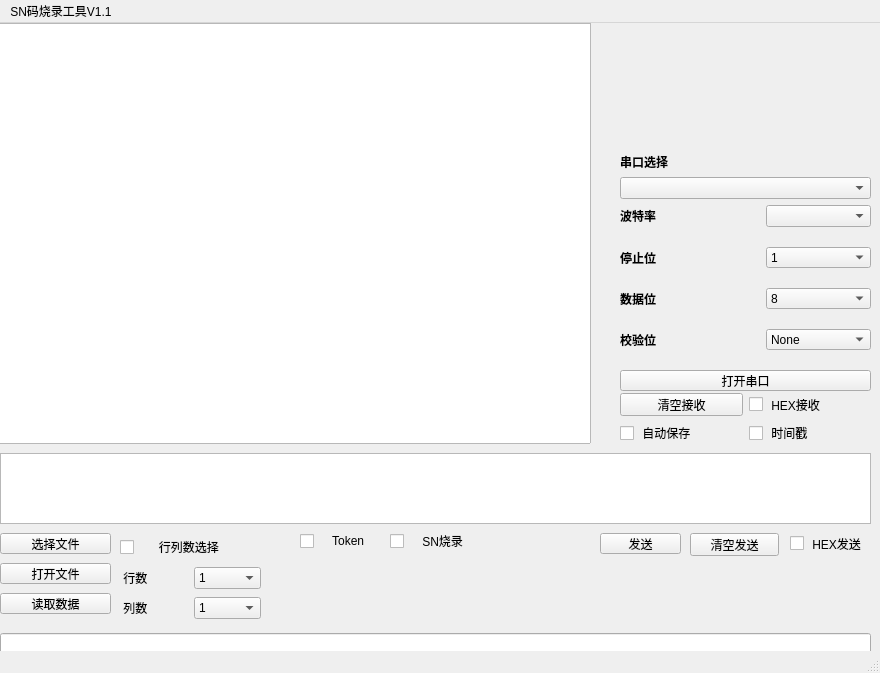
<?xml version="1.0" encoding="UTF-8"?>
<ui version="4.0">
 <class>MainWindow</class>
 <widget class="QMainWindow" name="MainWindow">
  <property name="geometry">
   <rect>
    <x>0</x>
    <y>0</y>
    <width>880</width>
    <height>673</height>
   </rect>
  </property>
  <property name="windowTitle">
   <string>MainWindow</string>
  </property>
  <property name="styleSheet">
   <string notr="true"/>
  </property>
  <widget class="QWidget" name="centralwidget">
   <property name="styleSheet">
    <string notr="true"/>
   </property>
   <widget class="QPlainTextEdit" name="Recv_line_edit">
    <property name="geometry">
     <rect>
      <x>-20</x>
      <y>0</y>
      <width>611</width>
      <height>421</height>
     </rect>
    </property>
    <property name="readOnly">
     <bool>true</bool>
    </property>
   </widget>
   <widget class="QTextEdit" name="Send_line_edit">
    <property name="geometry">
     <rect>
      <x>0</x>
      <y>430</y>
      <width>871</width>
      <height>71</height>
     </rect>
    </property>
   </widget>
   <widget class="QLineEdit" name="select_file_path_lineEdit">
    <property name="geometry">
     <rect>
      <x>0</x>
      <y>610</y>
      <width>871</width>
      <height>21</height>
     </rect>
    </property>
   </widget>
   <widget class="QPushButton" name="select_file_Button">
    <property name="geometry">
     <rect>
      <x>0</x>
      <y>510</y>
      <width>111</width>
      <height>21</height>
     </rect>
    </property>
    <property name="text">
     <string>选择文件</string>
    </property>
   </widget>
   <widget class="QPushButton" name="read_data_Button">
    <property name="geometry">
     <rect>
      <x>0</x>
      <y>570</y>
      <width>111</width>
      <height>21</height>
     </rect>
    </property>
    <property name="text">
     <string>读取数据</string>
    </property>
   </widget>
   <widget class="QLabel" name="display_label">
    <property name="geometry">
     <rect>
      <x>290</x>
      <y>540</y>
      <width>281</width>
      <height>51</height>
     </rect>
    </property>
    <property name="text">
     <string/>
    </property>
   </widget>
   <widget class="QLabel" name="mesg_label">
    <property name="geometry">
     <rect>
      <x>620</x>
      <y>540</y>
      <width>241</width>
      <height>51</height>
     </rect>
    </property>
    <property name="font">
     <font>
      <family>Times New Roman</family>
      <pointsize>12</pointsize>
      <bold>true</bold>
      <hintingpreference>PreferNoHinting</hintingpreference>
     </font>
    </property>
    <property name="text">
     <string/>
    </property>
   </widget>
   <widget class="QWidget" name="layoutWidget">
    <property name="geometry">
     <rect>
      <x>620</x>
      <y>130</y>
      <width>251</width>
      <height>238</height>
     </rect>
    </property>
    <layout class="QVBoxLayout" name="verticalLayout">
     <item>
      <widget class="QLabel" name="label_5">
       <property name="font">
        <font>
         <family>Times New Roman</family>
         <bold>true</bold>
        </font>
       </property>
       <property name="text">
        <string>串口选择</string>
       </property>
      </widget>
     </item>
     <item>
      <widget class="QComboBox" name="Cbox_port">
       <item>
        <property name="text">
         <string/>
        </property>
       </item>
      </widget>
     </item>
     <item>
      <layout class="QGridLayout" name="gridLayout">
       <property name="horizontalSpacing">
        <number>40</number>
       </property>
       <property name="verticalSpacing">
        <number>20</number>
       </property>
       <item row="0" column="0">
        <widget class="QLabel" name="label">
         <property name="font">
          <font>
           <family>Times New Roman</family>
           <bold>true</bold>
          </font>
         </property>
         <property name="text">
          <string>波特率</string>
         </property>
        </widget>
       </item>
       <item row="0" column="1">
        <widget class="QComboBox" name="Cbox_boudrate">
         <property name="currentText">
          <string/>
         </property>
         <item>
          <property name="text">
           <string/>
          </property>
         </item>
         <item>
          <property name="text">
           <string>4800</string>
          </property>
         </item>
         <item>
          <property name="text">
           <string>9600</string>
          </property>
         </item>
         <item>
          <property name="text">
           <string>115200</string>
          </property>
         </item>
        </widget>
       </item>
       <item row="1" column="0">
        <widget class="QLabel" name="label_2">
         <property name="font">
          <font>
           <family>Times New Roman</family>
           <bold>true</bold>
          </font>
         </property>
         <property name="text">
          <string>停止位</string>
         </property>
        </widget>
       </item>
       <item row="1" column="1">
        <widget class="QComboBox" name="Cbox_stopbit">
         <item>
          <property name="text">
           <string>1</string>
          </property>
         </item>
         <item>
          <property name="text">
           <string>1.5</string>
          </property>
         </item>
         <item>
          <property name="text">
           <string>2</string>
          </property>
         </item>
        </widget>
       </item>
       <item row="2" column="0">
        <widget class="QLabel" name="label_3">
         <property name="font">
          <font>
           <family>Times New Roman</family>
           <bold>true</bold>
          </font>
         </property>
         <property name="text">
          <string>数据位</string>
         </property>
        </widget>
       </item>
       <item row="2" column="1">
        <widget class="QComboBox" name="Cbox_databit">
         <item>
          <property name="text">
           <string>8</string>
          </property>
         </item>
         <item>
          <property name="text">
           <string>7</string>
          </property>
         </item>
         <item>
          <property name="text">
           <string>6</string>
          </property>
         </item>
         <item>
          <property name="text">
           <string>5</string>
          </property>
         </item>
        </widget>
       </item>
       <item row="3" column="0">
        <widget class="QLabel" name="label_4">
         <property name="font">
          <font>
           <family>Times New Roman</family>
           <bold>true</bold>
          </font>
         </property>
         <property name="text">
          <string>校验位</string>
         </property>
        </widget>
       </item>
       <item row="3" column="1">
        <widget class="QComboBox" name="Cbox_parity">
         <item>
          <property name="text">
           <string>None</string>
          </property>
         </item>
        </widget>
       </item>
       <item row="4" column="0" colspan="2">
        <widget class="QPushButton" name="open_Button">
         <property name="enabled">
          <bool>true</bool>
         </property>
         <property name="font">
          <font>
           <bold>false</bold>
          </font>
         </property>
         <property name="text">
          <string>打开串口</string>
         </property>
        </widget>
       </item>
      </layout>
     </item>
    </layout>
   </widget>
   <widget class="QLabel" name="logo_display_label">
    <property name="geometry">
     <rect>
      <x>610</x>
      <y>10</y>
      <width>261</width>
      <height>101</height>
     </rect>
    </property>
    <property name="text">
     <string/>
    </property>
   </widget>
   <widget class="QCheckBox" name="select_sn_Box">
    <property name="geometry">
     <rect>
      <x>390</x>
      <y>510</y>
      <width>121</width>
      <height>16</height>
     </rect>
    </property>
    <property name="tabletTracking">
     <bool>false</bool>
    </property>
    <property name="autoFillBackground">
     <bool>false</bool>
    </property>
    <property name="text">
     <string>    SN烧录</string>
    </property>
    <property name="checkable">
     <bool>true</bool>
    </property>
   </widget>
   <widget class="QCheckBox" name="select_token_Box">
    <property name="geometry">
     <rect>
      <x>300</x>
      <y>510</y>
      <width>121</width>
      <height>16</height>
     </rect>
    </property>
    <property name="tabletTracking">
     <bool>false</bool>
    </property>
    <property name="autoFillBackground">
     <bool>false</bool>
    </property>
    <property name="text">
     <string>    Token</string>
    </property>
    <property name="checkable">
     <bool>true</bool>
    </property>
   </widget>
   <widget class="QCheckBox" name="hex_send_Box">
    <property name="geometry">
     <rect>
      <x>790</x>
      <y>510</y>
      <width>81</width>
      <height>21</height>
     </rect>
    </property>
    <property name="text">
     <string> HEX发送</string>
    </property>
    <property name="checkable">
     <bool>true</bool>
    </property>
    <property name="checked">
     <bool>false</bool>
    </property>
    <property name="tristate">
     <bool>false</bool>
    </property>
   </widget>
   <widget class="QPushButton" name="Clear_send_edit">
    <property name="geometry">
     <rect>
      <x>690</x>
      <y>510</y>
      <width>89</width>
      <height>23</height>
     </rect>
    </property>
    <property name="text">
     <string>清空发送</string>
    </property>
   </widget>
   <widget class="QPushButton" name="Send_button">
    <property name="geometry">
     <rect>
      <x>600</x>
      <y>510</y>
      <width>81</width>
      <height>21</height>
     </rect>
    </property>
    <property name="text">
     <string>发送</string>
    </property>
   </widget>
   <widget class="QPushButton" name="open_file_Button">
    <property name="geometry">
     <rect>
      <x>0</x>
      <y>540</y>
      <width>111</width>
      <height>21</height>
     </rect>
    </property>
    <property name="text">
     <string>打开文件</string>
    </property>
   </widget>
   <widget class="QWidget" name="layoutWidget">
    <property name="geometry">
     <rect>
      <x>620</x>
      <y>370</y>
      <width>251</width>
      <height>51</height>
     </rect>
    </property>
    <layout class="QGridLayout" name="gridLayout_2">
     <item row="0" column="0">
      <widget class="QPushButton" name="Clear_recv_edit">
       <property name="text">
        <string>清空接收</string>
       </property>
      </widget>
     </item>
     <item row="0" column="1">
      <widget class="QCheckBox" name="hex_recv_Box">
       <property name="text">
        <string> HEX接收</string>
       </property>
      </widget>
     </item>
     <item row="1" column="0">
      <widget class="QCheckBox" name="save_data_Box">
       <property name="text">
        <string> 自动保存</string>
       </property>
      </widget>
     </item>
     <item row="1" column="1">
      <widget class="QCheckBox" name="time_Box">
       <property name="text">
        <string> 时间戳</string>
       </property>
      </widget>
     </item>
    </layout>
   </widget>
   <widget class="QWidget" name="layoutWidget">
    <property name="geometry">
     <rect>
      <x>120</x>
      <y>510</y>
      <width>141</width>
      <height>91</height>
     </rect>
    </property>
    <layout class="QGridLayout" name="gridLayout_3">
     <item row="2" column="0">
      <widget class="QLabel" name="label_7">
       <property name="text">
        <string> 列数</string>
       </property>
      </widget>
     </item>
     <item row="2" column="1">
      <widget class="QComboBox" name="Cbox_data_column">
       <property name="currentText">
        <string>1</string>
       </property>
       <item>
        <property name="text">
         <string>1</string>
        </property>
       </item>
       <item>
        <property name="text">
         <string>2</string>
        </property>
       </item>
       <item>
        <property name="text">
         <string>3</string>
        </property>
       </item>
       <item>
        <property name="text">
         <string>4</string>
        </property>
       </item>
       <item>
        <property name="text">
         <string>5</string>
        </property>
       </item>
       <item>
        <property name="text">
         <string>6</string>
        </property>
       </item>
       <item>
        <property name="text">
         <string>7</string>
        </property>
       </item>
       <item>
        <property name="text">
         <string>8</string>
        </property>
       </item>
       <item>
        <property name="text">
         <string>9</string>
        </property>
       </item>
       <item>
        <property name="text">
         <string>10</string>
        </property>
       </item>
       <item>
        <property name="text">
         <string>11</string>
        </property>
       </item>
       <item>
        <property name="text">
         <string>12</string>
        </property>
       </item>
       <item>
        <property name="text">
         <string>13</string>
        </property>
       </item>
       <item>
        <property name="text">
         <string>14</string>
        </property>
       </item>
       <item>
        <property name="text">
         <string>15</string>
        </property>
       </item>
      </widget>
     </item>
     <item row="1" column="0">
      <widget class="QLabel" name="label_6">
       <property name="text">
        <string> 行数</string>
       </property>
      </widget>
     </item>
     <item row="1" column="1">
      <widget class="QComboBox" name="Cbox_data_row">
       <property name="currentText">
        <string extracomment="Device Name">1</string>
       </property>
       <property name="currentIndex">
        <number>0</number>
       </property>
       <item>
        <property name="text">
         <string>1</string>
        </property>
       </item>
       <item>
        <property name="text">
         <string>2</string>
        </property>
       </item>
       <item>
        <property name="text">
         <string>3</string>
        </property>
       </item>
      </widget>
     </item>
     <item row="0" column="0" colspan="2">
      <widget class="QCheckBox" name="select_Box">
       <property name="tabletTracking">
        <bool>false</bool>
       </property>
       <property name="autoFillBackground">
        <bool>false</bool>
       </property>
       <property name="text">
        <string>      行列数选择</string>
       </property>
       <property name="checkable">
        <bool>true</bool>
       </property>
      </widget>
     </item>
    </layout>
   </widget>
  </widget>
  <widget class="QMenuBar" name="menubar">
   <property name="geometry">
    <rect>
     <x>0</x>
     <y>0</y>
     <width>880</width>
     <height>21</height>
    </rect>
   </property>
   <widget class="QMenu" name="menuSN">
    <property name="title">
     <string>SN码烧录工具V1.1</string>
    </property>
   </widget>
   <addaction name="menuSN"/>
  </widget>
  <widget class="QStatusBar" name="statusbar"/>
 </widget>
 <resources/>
 <connections/>
</ui>
